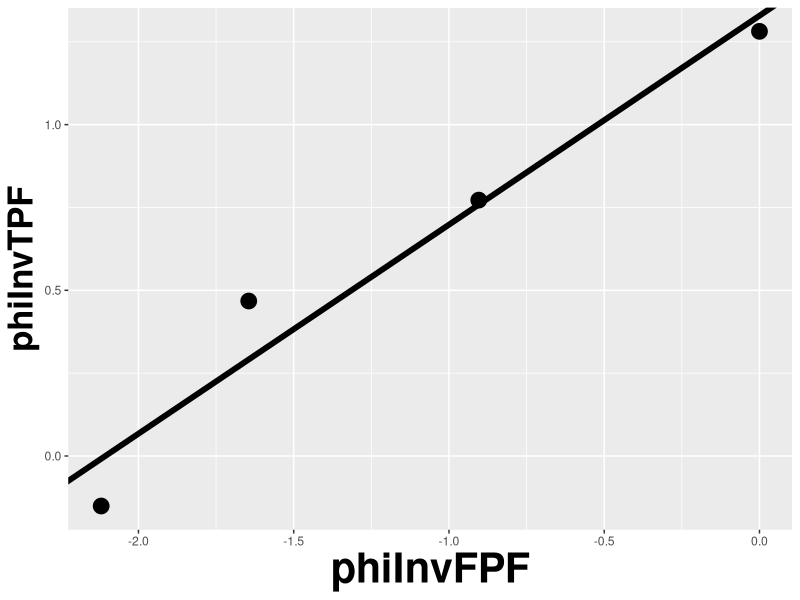

The R source for this figure:
rm(list = ls()) # mainLeastSquares.R # freeze line numbers
library(ggplot2)
# ML estimates of a and b 
# (from Eng JAVA program)
# a <- 1.3204; 
# b <- 0.6075 
# # these are not used in program; 
# just there for comparison

# these are from Table 6.11, last two rows
FPF <- c(0.017, 0.050, 0.183, 0.5)  
TPF <- c(0.440, 0.680, 0.780, 0.900)

# apply the PHI_INV function
phiInvFPF <- qnorm(FPF)
phiInvTPF <- qnorm(TPF)

fit <- lm(phiInvTPF~phiInvFPF)
print(fit)
pointsData <- data.frame(
  phiInvFPF = phiInvFPF, 
  phiInvTPF = phiInvTPF)
pointsPlot <- ggplot(
  data = pointsData, 
  mapping = 
    aes(x = phiInvFPF, 
        y = phiInvTPF)) + 
  geom_point(size = 5) + 
  theme(
    axis.title.y = element_text(size = 25,face="bold"),
    axis.title.x = element_text(size = 30,face="bold")) +
  geom_abline(
    slope = fit$coefficients[2], 
    intercept = fit$coefficients[1], size = 2)
print(pointsPlot)